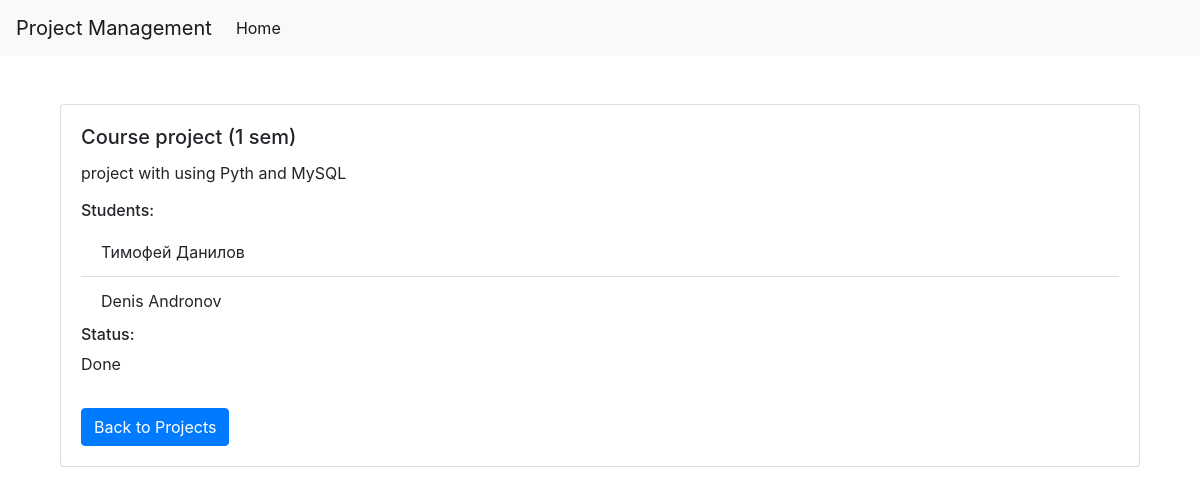
Page /project/32/ on the committed database.
### projects/models.py (models this page shows, shortened)
class Project(models.Model):
    title = models.CharField(max_length=200)
    description = models.TextField()
    start_date = models.DateField(default=date.today())
    end_date = models.DateField(default=date.today())
    status = models.ForeignKey(Status, on_delete=models.CASCADE, default=None)
    supervisor = models.ForeignKey(Supervisor, on_delete=models.CASCADE, default=None)
    technologies = models.ManyToManyField(Technology)
    students = models.ManyToManyField(Student, through='ProjectStudents')

class Student(models.Model):
    first_name = models.CharField(max_length=100)
    last_name = models.CharField(max_length=100)
    email = models.EmailField()
    enrollment_date = models.DateField(default=date.today)

class Status(models.Model):
    name = models.CharField(max_length=100)
    description = models.TextField()
    def __str__(self):
        return self.name

### projects/views.py (the view)
# urls.py: path('project/<int:project_id>/', views.project_detail, name='project_detail'),
def project_detail(request, project_id):
    project = get_object_or_404(Project, id=project_id)
    return render(request, 'project_detail.html', {'project': project})

### projects/templates/project_detail.html (shortened to what this page needs)
{% extends "base.html" %}
{% block content %}
<div class="container">
    <div class="card mt-5">
        <div class="card-body">
            <h5 class="card-title">{{ project.title }}</h5>
            <p class="card-text">{{ project.description }}</p>
            <h6>Students:</h6>
            <ul class="list-group list-group-flush">
                {% for student in project.students.all %}
                <li class="list-group-item">{{ student.first_name }} {{ student.last_name }}</li>
                {% endfor %}
            </ul>
            <h6>Status:</h6>
            <p>{{ project.status }}</p>
            <a href="{% url 'home' %}" class="btn btn-primary mt-3">Back to Projects</a>
        </div>
    </div>
</div>
{% endblock %}

### rows in the picture
Project: title "Course project (1 sem)", description "project with using Pyth and MySQL", status "Done"
Student: first_name "Тимофей", last_name "Данилов"
Student: first_name "Denis", last_name "Andronov"
